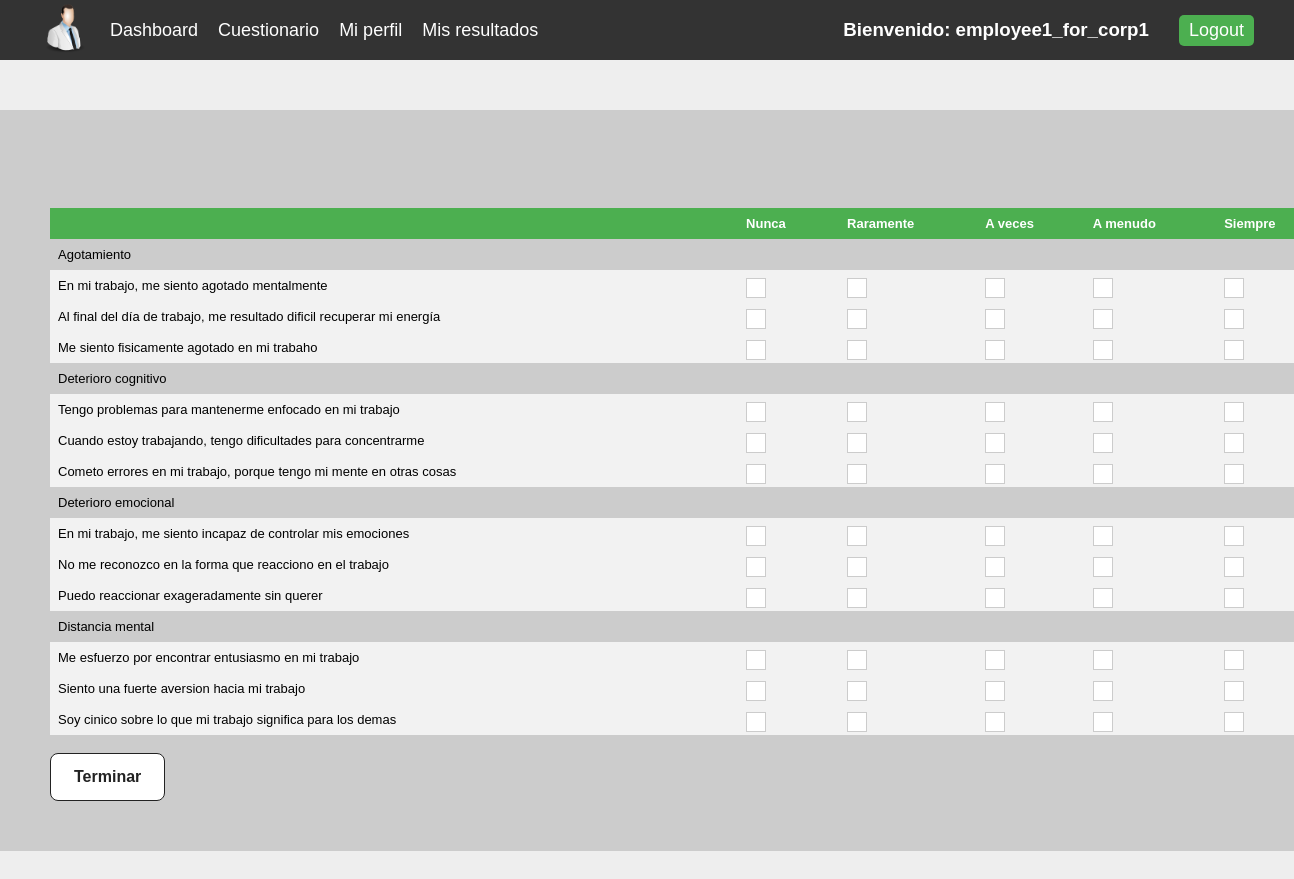
The app's page / (signed in) with its own data.
### app/models/user.py (models this page shows)
class User(db.Model, UserMixin):
    id = db.Column(db.Integer, primary_key=True)
    username = db.Column(db.String(100), unique=True)
    email= db.Column(db.String(100), unique=True)
    password = db.Column(db.String(300))
    is_active = db.Column(db.Boolean, default=False)
    is_corp = db.Column(db.Boolean, default=False)
    is_doctor = db.Column(db.Boolean, default=False)
    is_employee =  db.Column(db.Boolean, default=False)
    role = db.Column(db.String(100), unique=False)
    gender = db.Column(db.String(100), unique=False)
    permissions = db.relationship('Permission', secondary=user_permissions, lazy='subquery',backref=db.backref('users', lazy=True))
    doctor_access = db.Column(db.Boolean, default=False)

### app/models/question.py (models this page shows)
class Question(db.Model):
    id = db.Column(db.Integer, primary_key=True)
    text = db.Column(db.String(255))
    category = db.Column(db.String(255))
    questionnaire_id = db.Column(db.Integer, db.ForeignKey('questionnaire.id'))

### app/views/home_view.py (the view)
@app.route("/", methods = ['GET','POST'])
@login_required
def home():
    if current_user.is_doctor or current_user.is_corp:
        return redirect(url_for('dashboard'))
    questions = Question.query.filter_by(questionnaire_id=1).order_by(Question.category).all()
    choices = [
        'Nunca',
        'Raramente',
        'Algunas veces',
        'A menudo',
        'Siempre'
    ]
    submission = Submission.query.filter_by(user=current_user.id).order_by(Submission.id.desc()).first()
    current_date = datetime.now()
    submited = False
    if submission:
        next_week = submission.submitted_at + timedelta(weeks=1)
        if current_date <= next_week:
            submited= True
    return render_template("home.html", user=current_user, questions=questions,submited=submited, choices= choices)

### app/models/user.py (called while the page is built)
@login_manager.user_loader
def load_user(user_id):
    return User.query.get(user_id)

### app/templates/home.html (shortened to what this page needs)
{% extends 'nav.html' %}
{% block content %}
<link rel="stylesheet" href="{{ url_for('static', filename='css/card.css')}}" />
<link rel="stylesheet" href="{{ url_for('static', filename='css/modal.css')}}" />
<table id="myTable">
  <thead>
    <tr>
      <th></th>
      <th>Nunca</th>
      <th>Raramente</th>
      <th>A veces</th>
      <th>A menudo</th>
      <th>Siempre</th>
    </tr>
  </thead>
  <tbody>
    <div class="blog-container">
      {% set categories_list = [] %}
      {% for question in questions %}
      {% if question.category not in categories_list %}
      <tr style="background-color: #cccccc;"><td>{{question.category}}</td></tr>
      {% endif %}
      {% set _ = categories_list.append(question.category) %}
      <tr>
        <td>
          {{question.text}}
        </td>
        {% for choice in choices %}
        <td>
          <label class="checkbox">
            <span class="checkbox-icon"></span>
            <div class="content">&nbsp;</div>
          </label>
        </td>
        {% endfor %}
      </tr>
      {% endfor %}
    </div>
  </tbody>
</table>
<br>
{% if not submited %}
<button id="submitBTN" class="postbtn" onclick="submutAnswers()"> Terminar</button>
{% else %}
<h1 style="color: brown;">¡Solo puedes responder un cuestionario por semana! </h1>
{% endif %}
{% endblock%}

### app/templates/nav.html (shortened to what this page needs)
<!DOCTYPE html>
<html lang="en">
<head>
    <link rel="stylesheet" href="{{ url_for('static', filename='css/nav.css')}}">
</head>
<body>
    <div class="navbar">
		{% if user.is_employee %}
		<a href="{{url_for('home')}}" class="logo"><img style="max-width: 50px; margin-left: 20px;" src="{{ url_for('static', filename='imgs/user2.png')}}" alt=""></a>
		<a href="{{url_for('dashboard')}}">Dashboard</a>
		<a href="{{url_for('home')}}">Cuestionario</a>
		<a href="{{url_for('employee_profile')}}">Mi perfil</a>
		<a href="{{url_for('my_results')}}">Mis resultados</a>
		{% endif %}
		{% if user.is_authenticated %}
			<h3 style="margin-right: 30px;">Bienvenido: <strong>{{user.username}}</strong></h3>
			<a href="{{url_for('logout')}}" class="login-button">Logout</a>
		{% else %}
			<a href="{{url_for('login')}}" class="login-button">Login</a>
		{% endif %}
	</div>
	<section class="container">
    {%block content%}
    {%endblock%}
	</section>
</body>
</html>

### app/static/css/nav.css (style rules this page uses)
body { font-family: Arial, sans-serif; background-color: #eee; margin: 0; padding: 0; }
.navbar { background-color: #333; color: white; display: flex; align-items: center; height: 60px; padding: 0 20px; }
.container { max-width: 1500px; width: 100%; width: calc(100% - 1rem); margin: 50px auto; padding: 50px; background: #ccc; }
.logo { font-weight: bold; font-size: 24px; margin-right: 30px; }
.navbar a { color: white; text-decoration: none; margin-right: 20px; font-size: 18px; }
.login-button { background-color: #4CAF50; color: white; border: none; padding: 5px 10px; border-radius: 5px; cursor: pointer; }

### app/static/css/card.css (style rules this page uses)
.blog-container { background: #fff; border-radius: 5px; box-shadow: rgba(0, 0, 0, 0.2) 0 4px 2px -2px; font-family: "adelle-sans", sans-serif; font-weight: 100; margin: 48px auto; width: 20rem; }
@media screen and (min-width: 480px) { .blog-container { width: 28rem; } }
@media screen and (min-width: 767px) { .blog-container { width: 40rem; } }
@media screen and (min-width: 959px) { .blog-container { width: 50rem; } }
.postbtn { display: inline-block; outline: none; cursor: pointer; font-size: 16px; line-height: 20px; font-weight: 600; border-radius: 8px; padding: 13px 23px; border: 1px solid #222222; transition: box-shadow 0.2s ease 0s, -ms-transform 0.1s ease 0s, -webkit-transform 0.1s ease 0s, transform 0.1s ease 0s; background: #fff; color: #222222; }
table { border-collapse: collapse; width: 100%; }
th, td { text-align: left; padding: 8px; font-size: small; }
tr:nth-child(even) { background-color: #f2f2f2 }
th { background-color: #4CAF50; color: white; }
tr { background-color: #f2f2f2; }
.checkbox { position: relative; display: inline-block; margin-right: 10px; cursor: pointer; padding-left: 2.4em; }
.checkbox-icon { position: absolute; top: 0; left: 0; height: 18px; width: 18px; border: 1px solid #ccc; background-color: #fff; }

### records on screen
User: username "employee1_for_corp1"
Question: category "Agotamiento", text "En mi trabajo, me siento agotado mentalmente"
Question: text "Al final del día de trabajo, me resultado dificil recuperar mi energía"
Question: text "Me siento fisicamente agotado en mi trabaho"
Question: category "Deterioro cognitivo", text "Tengo problemas para mantenerme enfocado en mi trabajo"
Question: text "Cuando estoy trabajando, tengo dificultades para concentrarme"
Question: text "Cometo errores en mi trabajo, porque tengo mi mente en otras cosas"
Question: category "Deterioro emocional", text "En mi trabajo, me siento incapaz de controlar mis emociones"
Question: text "No me reconozco en la forma que reacciono en el trabajo"
Question: text "Puedo reaccionar exageradamente sin querer"
Question: category "Distancia mental", text "Me esfuerzo por encontrar entusiasmo en mi trabajo"
Question: text "Siento una fuerte aversion hacia mi trabajo"
Question: text "Soy cinico sobre lo que mi trabajo significa para los demas"
